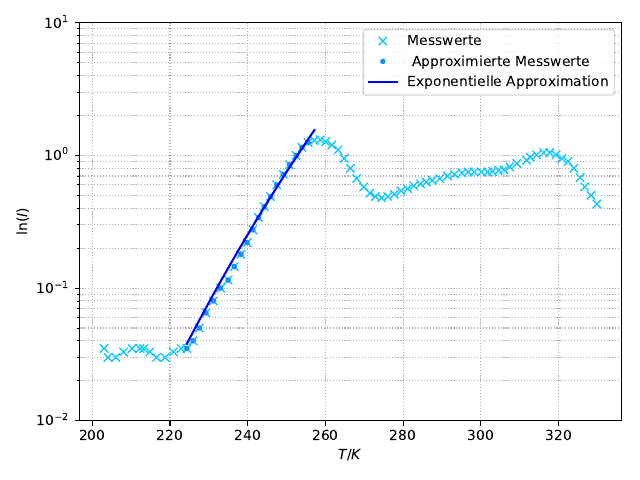

Recreate this plot in Python.
import numpy as np
import matplotlib.pyplot as plt
from scipy import optimize
from scipy.optimize import curve_fit
from uncertainties import ufloat
import uncertainties.unumpy as unp

T, I = np.genfromtxt('mess2.txt', unpack=True)
T = T + 273.15
I = np.abs(I)

Tx = T[12:32]
Ix = I[12:32]
#print(T[12], T[32])

def f(x, a, b):
    return np.exp(a/x) * b

params, cov = curve_fit(f, Tx, Ix) #, p0=[-6000, 1])
err = np.sqrt(np.diag(cov))

# Parameter
a = ufloat(params[0], err[0])
b = ufloat(params[1], err[1])
#print(a, b)

kB = 8.617333262e-5
W = -a * kB
#print(kB, W)

Tmax = [T[33], T[34]]
Tmax = ufloat(np.mean(Tmax), np.std(Tmax))
#print(Tmax)

diff = np.zeros(T.size - 1)
for i in range(T.size - 1):
    diff[i] = abs(T[i+1] - T[i])

H = ufloat(np.mean(diff), np.std(diff))
tau = H * a / (60 * Tmax)
tau0 = tau * unp.exp(-W/(kB * Tmax))
print(tau, tau0)


z = np.linspace(T[12], T[32], 500)

plt.plot(T, I, 'x', color='#18c8fc', label='Messwerte')
plt.plot(Tx, Ix, '.', color='#1891fc', label=' Approximierte Messwerte')
plt.plot(z, f(z, *params), 'b-', label='Exponentielle Approximation')
plt.ylim(1e-2, 10)
plt.yscale('log')
plt.grid(linestyle='dotted', which="both")
plt.xlabel(r'$T$/K')
plt.ylabel(r'ln($I \: /$ pA)')
plt.legend(loc='best')

plt.tight_layout()
plt.savefig('plot2.pdf')